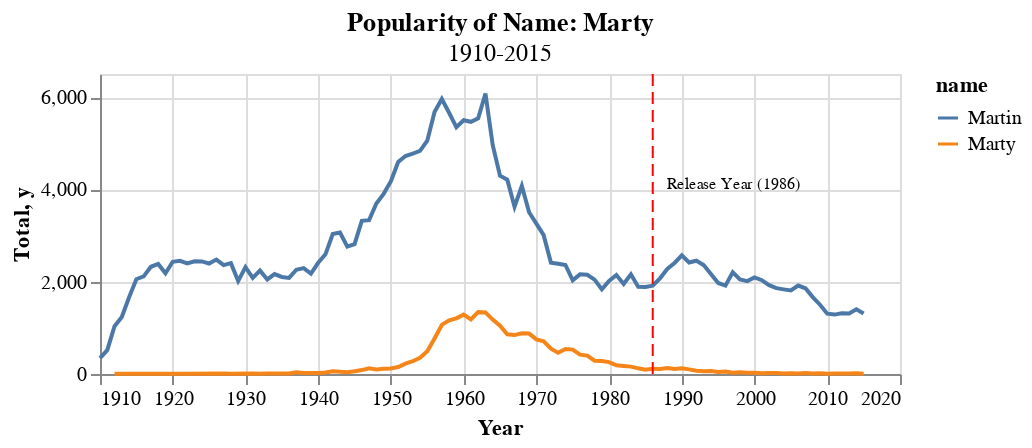

Notebook code cell kept with this figure:
### Code cell
mcfly_chart = marty_chart + release_point + release_text

mcfly_chart

### Figure 1 — Vega-Lite specification as saved in the notebook (floating-point values rounded to 4 significant figures; data arrays with more than 128 entries replaced by an {"elided": "..."} marker saying what was removed)
{"config": {"view": {"continuousWidth": 400, "continuousHeight": 300}}, "layer": [{"data": {"name": "data-7df2142939f0778b4ebb91b68205eab4"}, "mark": "line", "encoding": {"color": {"type": "nominal", "field": "name"}, "x": {"type": "quantitative", "axis": {"format": "d", "title": "Year"}, "field": "year"}, "y": {"type": "quantitative", "field": "Total"}}, "height": 150, "title": {"text": "Popularity of Name: Marty", "subtitle": "1910-2015"}, "width": 400}, {"data": {"name": "data-521a76f8def299d1f1b28b473edd2bfe"}, "mark": {"type": "rule", "color": "red", "size": 1, "strokeDash": [6, 3]}, "encoding": {"x": {"type": "quantitative", "field": "year"}}}, {"data": {"name": "data-43a0e793f05875bb03f22a78dfdd2777"}, "mark": {"type": "text", "align": "left", "baseline": "middle", "dx": 7, "fontSize": 8}, "encoding": {"text": {"type": "nominal", "field": "text"}, "x": {"type": "quantitative", "field": "x"}, "y": {"type": "quantitative", "field": "y"}}}], "$schema": "https://vega.github.io/schema/vega-lite/v4.8.1.json", "datasets": {"data-7df2142939f0778b4ebb91b68205eab4": {"elided": "199 records"}, "data-521a76f8def299d1f1b28b473edd2bfe": [{"name": "Marty", "year": 1986, "AK": 0.0, "AL": 0.0, "AR": 0.0, "AZ": 6.0, "CA": 15.0, "CO": 0.0, "CT": 0.0, "DC": 0.0, "DE": 0.0, "FL": 8.0, "GA": 7.0, "HI": 0.0, "IA": 0.0, "ID": 0.0, "IL": 7.0, "IN": 5.0, "KS": 0.0, "KY": 9.0, "LA": 5.0, "MA": 0.0, "MD": 0.0, "ME": 0.0, "MI": 10.0, "MN": 0.0, "MO": 8.0, "MS": 0.0, "MT": 0.0, "NC": 9.0, "ND": 0.0, "NE": 0.0, "NH": 0.0, "NJ": 0.0, "NM": 0.0, "NV": 0.0, "NY": 5.0, "OH": 0.0, "OK": 0.0, "OR": 0.0, "PA": 0.0, "RI": 0.0, "SC": 0.0, "SD": 0.0, "TN": 8.0, "TX": 14.0, "UT": 0.0, "VA": 0.0, "VT": 0.0, "WA": 0.0, "WI": 0.0, "WV": 0.0, "WY": 0.0, "Total": 116.0}], "data-43a0e793f05875bb03f22a78dfdd2777": [{"x": 1986, "y": 4100, "text": "Release Year (1986)"}]}}
